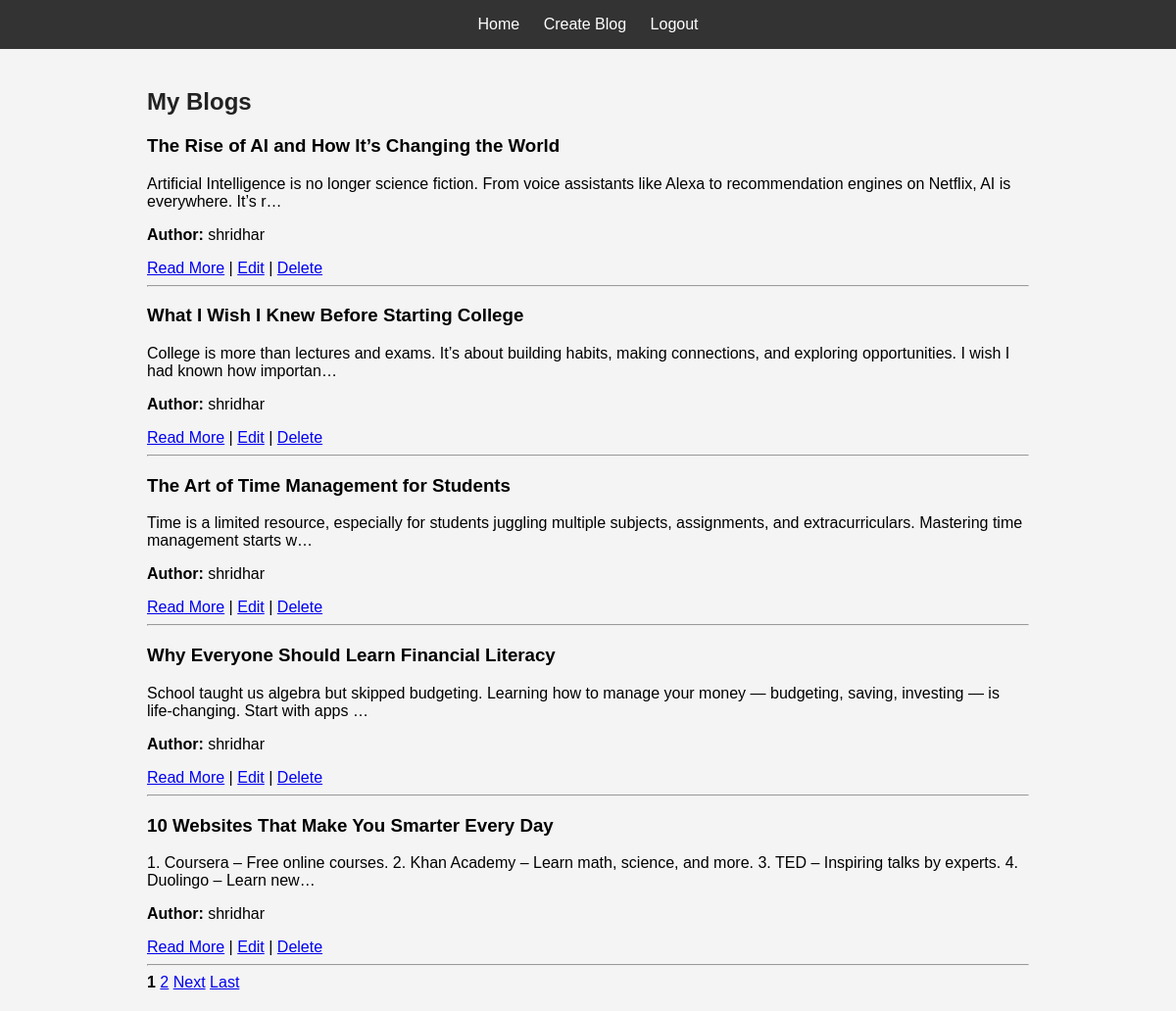
The app's page / (signed in) with its own data.
### blog/models.py (models this page shows, shortened)
class Blog(models.Model):
    title = models.CharField(max_length=300)
    content = models.TextField()
    author = models.ForeignKey(User,on_delete=models.CASCADE)
    created_at=models.DateTimeField(auto_now_add=True)

### blog/views.py (the view)
# urls.py: path('', views.index, name='index'),
def index(request):
    if request.user.is_authenticated:
        blogs = Blog.objects.filter(author=request.user).order_by('-created_at')
        message = "No blogs yet. Please create one." if not blogs.exists() else ""
    else:
        blogs = Blog.objects.all().order_by('-created_at')
        message = "Please register and create your blog." if not blogs.exists() else ""
    paginator = Paginator(blogs, 5)  # Paginate with 5 blogs per page
    page_number = request.GET.get('page')
    page_obj = paginator.get_page(page_number)
    return render(request, 'index.html', {'blogs': blogs,'page_obj': page_obj,'message': message,
        'blogs_exist': blogs.exists()})

### blog/templates/index.html (shortened to what this page needs)
{% extends 'base.html' %}
{% load static %}
{% block content %}
<h2>
    {% if user.is_authenticated %}
        My Blogs
    {% else %}
        {% if blogs_exist %}
            All Blogs
        {% endif %}
    {% endif %}
</h2>
{% for blog in page_obj %}
    <div>
        <h3>{{ blog.title }}</h3>
        <p>{{ blog.content|truncatechars:150 }}</p>
        <p><strong>Author:</strong> {{ blog.author }}</p>
        <a href="{% url 'blog_detail' blog.id %}">Read More</a>
        {% if user == blog.author %}
            | <a href="{% url 'edit_blog' blog.id %}">Edit</a>
            | <a href="{% url 'delete_blog' blog.id %}">Delete</a>
        {% endif %}
    </div>
    <hr>
{% endfor %}
{% if page_obj.paginator.num_pages > 1 %}
<div class="pagination">
    {% for num in page_obj.paginator.page_range %}
        {% if page_obj.number == num %}
            <strong>{{ num }}</strong>
        {% elif num >= page_obj.number|add:'-2' and num <= page_obj.number|add:'2' %}
            <a href="?page={{ num }}">{{ num }}</a>
        {% endif %}
    {% endfor %}
    {% if page_obj.has_next %}
        <a href="?page={{ page_obj.next_page_number }}">Next</a>
        <a href="?page={{ page_obj.paginator.num_pages }}">Last</a>
    {% endif %}
</div>
{% endif %}
{% endblock %}

### blog/static/style.css (style rules this page uses)
body { font-family: Arial, sans-serif; margin: 0; background: #f4f4f4; }
h1, h2 { color: #222; }

### records on screen
Blog: title "The Rise of AI and How It’s Changing the World", content "Artificial Intelligence is no longer science fiction. From voice assistants like Alexa to recommendation engines on Netflix, AI is everywhere. It’s r…", author "shridhar", shows "Edit"
Blog: title "What I Wish I Knew Before Starting College", content "College is more than lectures and exams. It’s about building habits, making connections, and exploring opportunities. I wish I had known how importan…", author "shridhar", shows "Edit"
Blog: title "The Art of Time Management for Students", content "Time is a limited resource, especially for students juggling multiple subjects, assignments, and extracurriculars. Mastering time management starts w…", author "shridhar", shows "Edit"
Blog: title "Why Everyone Should Learn Financial Literacy", content "School taught us algebra but skipped budgeting. Learning how to manage your money — budgeting, saving, investing — is life-changing. Start with apps …", author "shridhar", shows "Edit"
Blog: title "10 Websites That Make You Smarter Every Day", content "1. Coursera – Free online courses. 2. Khan Academy – Learn math, science, and more. 3. TED – Inspiring talks by experts. 4. Duolingo – Learn new…", author "shridhar", shows "Edit"

### other values on screen
{{ num }} "1"
{{ num }} "2"
